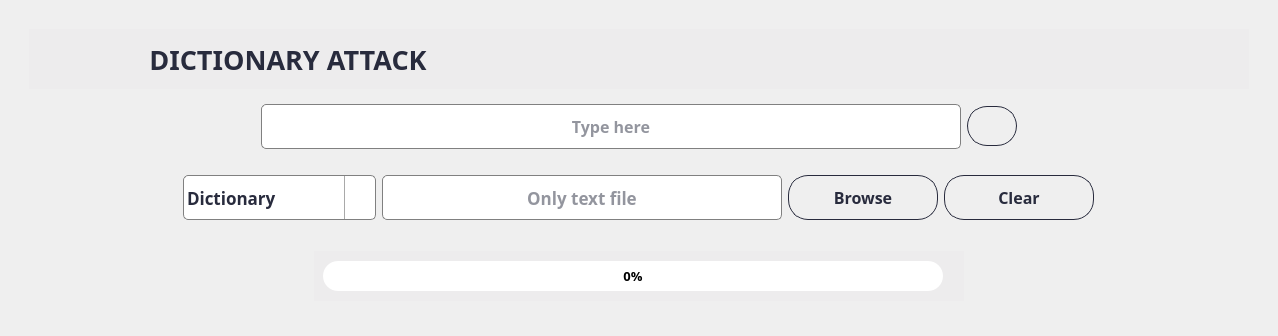
        <widget class="QWidget" name="page_passwordAttack">
         <layout class="QHBoxLayout" name="horizontalLayout_16">
          <item>
           <widget class="QWidget" name="widget_35" native="true">
            <property name="styleSheet">
             <string notr="true">QWidget#widget_38,
QWidget#widget_57 {
    border: 1px solid rgb(237, 236, 237); /* Set the &quot;groove&quot; border style for the specific widgets */
	background-color: rgb(237, 236, 237);
}
</string>
            </property>
            <layout class="QVBoxLayout" name="verticalLayout_21">
             <item>
              <widget class="QWidget" name="widget_36" native="true">
               <layout class="QVBoxLayout" name="verticalLayout_22">
                <item>
                 <widget class="QWidget" name="widget_38" native="true">
                  <property name="minimumSize">
                   <size>
                    <width>1220</width>
                    <height>60</height>
                   </size>
                  </property>
                  <property name="maximumSize">
                   <size>
                    <width>1220</width>
                    <height>60</height>
                   </size>
                  </property>
                  <layout class="QVBoxLayout" name="verticalLayout_23">
                   <item alignment="Qt::AlignLeft">
                    <widget class="QLabel" name="label_dictionary">
                     <property name="minimumSize">
                      <size>
                       <width>500</width>
                       <height>40</height>
                      </size>
                     </property>
                     <property name="maximumSize">
                      <size>
                       <width>500</width>
                       <height>40</height>
                      </size>
                     </property>
                     <property name="font">
                      <font>
                       <family>Bahnschrift SemiBold</family>
                       <pointsize>20</pointsize>
                       <weight>75</weight>
                       <bold>true</bold>
                      </font>
                     </property>
                     <property name="styleSheet">
                      <string notr="true">	color: rgba(40,43,61,255) ;</string>
                     </property>
                     <property name="text">
                      <string>DICTIONARY ATTACK</string>
                     </property>
                     <property name="alignment">
                      <set>Qt::AlignCenter</set>
                     </property>
                    </widget>
                   </item>
                  </layout>
                 </widget>
                </item>
                <item alignment="Qt::AlignHCenter">
                 <widget class="QWidget" name="widget_39" native="true">
                  <layout class="QHBoxLayout" name="horizontalLayout_18">
                   <item>
                    <widget class="QLineEdit" name="lineEdit_passwordDict">
                     <property name="minimumSize">
                      <size>
                       <width>700</width>
                       <height>45</height>
                      </size>
                     </property>
                     <property name="font">
                      <font>
                       <family>Bahnschrift SemiBold</family>
                       <pointsize>12</pointsize>
                       <weight>75</weight>
                       <bold>true</bold>
                      </font>
                     </property>
                     <property name="styleSheet">
                      <string notr="true">QLineEdit {
  border: 1px solid gray;
  color: rgba(40,43,61,255);
  border-radius: 5px;
}

QLineEdit:hover {
  border: 2px solid;
  border-color: rgba(0,143,255,255);
}
QLineEdit:focus {
  border: 1px solid;
  border-color: rgba(88,199,141,255);
}
</string>
                     </property>
                     <property name="alignment">
                      <set>Qt::AlignCenter</set>
                     </property>
                     <property name="placeholderText">
                      <string>Type here</string>
                     </property>
                    </widget>
                   </item>
                   <item>
                    <widget class="QPushButton" name="btn_showPasswordDict">
                     <property name="minimumSize">
                      <size>
                       <width>50</width>
                       <height>40</height>
                      </size>
                     </property>
                     <property name="maximumSize">
                      <size>
                       <width>50</width>
                       <height>40</height>
                      </size>
                     </property>
                     <property name="cursor">
                      <cursorShape>PointingHandCursor</cursorShape>
                     </property>
                     <property name="styleSheet">
                      <string notr="true">QPushButton {    
    border: 1px solid rgba(40,43,61,255);
    border-radius: 20px;
    padding: 5px 10px;
}

QPushButton:hover {
    background-color: ;
}
</string>
                     </property>
                     <property name="text">
                      <string/>
                     </property>
                     <property name="icon">
                      <iconset>
                       <normaloff>icon-visible.png</normaloff>icon-visible.png</iconset>
                     </property>
                     <property name="iconSize">
                      <size>
                       <width>30</width>
                       <height>30</height>
                      </size>
                     </property>
                    </widget>
                   </item>
                  </layout>
                 </widget>
                </item>
                <item alignment="Qt::AlignHCenter">
                 <widget class="QWidget" name="widget_40" native="true">
                  <layout class="QHBoxLayout" name="horizontalLayout_17">
                   <item>
                    <widget class="QComboBox" name="dropdown_wordLists">
                     <property name="minimumSize">
                      <size>
                       <width>119</width>
                       <height>45</height>
                      </size>
                     </property>
                     <property name="maximumSize">
                      <size>
                       <width>210</width>
                       <height>41</height>
                      </size>
                     </property>
                     <property name="font">
                      <font>
                       <family>Bahnschrift SemiBold</family>
                       <pointsize>13</pointsize>
                       <weight>75</weight>
                       <bold>true</bold>
                      </font>
                     </property>
                     <property name="cursor">
                      <cursorShape>PointingHandCursor</cursorShape>
                     </property>
                     <property name="styleSheet">
                      <string notr="true">QComboBox {
        border: 1px solid gray;
        border-radius: 5px;
        padding: 1px 18px 1px 3px;
        min-width: 6em;
		color: rgba(40,43,61,255) ;
 }
 QComboBox:drop-down {
	subcontrol-origin: padding;
	subcontrol-position: top right;
	width: 30px;
	border-left-width: 1px;
	border-left-color: darkgray;
	border-left-style: solid;
	border-top-right-radius: 3px;
	border-bottom-right-radius: 3px;	
}
QComboBox::down-arrow {
	
	image: url(&quot;D:/Project/New folder/icons8-expand-arrow-30.png&quot;);

}
QComboBox:hover {
	border: 1px solid;
   border-color:  rgba(0,143,255,255);
}

</string>
                     </property>
                     <property name="iconSize">
                      <size>
                       <width>10</width>
                       <height>10</height>
                      </size>
                     </property>
                     <item>
                      <property name="text">
                       <string>Dictionary</string>
                      </property>
                     </item>
                     <item>
                      <property name="text">
                       <string>Rockyou.txt</string>
                      </property>
                     </item>
                     <item>
                      <property name="text">
                       <string>Crackstation.txt</string>
                      </property>
                     </item>
                     <item>
                      <property name="text">
                       <string>Skipping attack </string>
                      </property>
                     </item>
                    </widget>
                   </item>
                   <item>
                    <widget class="QLineEdit" name="lineEdit_inputFileDict">
                     <property name="minimumSize">
                      <size>
                       <width>400</width>
                       <height>45</height>
                      </size>
                     </property>
                     <property name="maximumSize">
                      <size>
                       <width>400</width>
                       <height>40</height>
                      </size>
                     </property>
                     <property name="font">
                      <font>
                       <family>Bahnschrift SemiBold</family>
                       <pointsize>13</pointsize>
                       <weight>75</weight>
                       <bold>true</bold>
                      </font>
                     </property>
                     <property name="styleSheet">
                      <string notr="true">QLineEdit {
  border: 1px solid gray;
  color: rgba(40,43,61,255);
  border-radius: 5px;
}

QLineEdit:hover {
  border: 2px solid;
  border-color: rgba(0,143,255,255);
}
QLineEdit:focus {
  border: 1px solid;
  border-color: rgba(88,199,141,255);
}
</string>
                     </property>
                     <property name="alignment">
                      <set>Qt::AlignCenter</set>
                     </property>
                     <property name="readOnly">
                      <bool>true</bool>
                     </property>
                     <property name="placeholderText">
                      <string>Only text file</string>
                     </property>
                    </widget>
                   </item>
                   <item>
                    <widget class="QPushButton" name="btn_browseDict">
                     <property name="minimumSize">
                      <size>
                       <width>150</width>
                       <height>45</height>
                      </size>
                     </property>
                     <property name="maximumSize">
                      <size>
                       <width>150</width>
                       <height>40</height>
                      </size>
                     </property>
                     <property name="font">
                      <font>
                       <family>Bahnschrift SemiBold</family>
                       <pointsize>12</pointsize>
                       <weight>75</weight>
                       <bold>true</bold>
                      </font>
                     </property>
                     <property name="cursor">
                      <cursorShape>PointingHandCursor</cursorShape>
                     </property>
                     <property name="styleSheet">
                      <string notr="true">QPushButton {    
    border: 1px solid rgba(40,43,61,255) ;
    border-radius: 20px;
    padding: 5px 10px;
	color: rgba(40,43,61,255) ;
}

QPushButton:hover {
    background-color: ;
}
</string>
                     </property>
                     <property name="text">
                      <string>Browse</string>
                     </property>
                     <property name="icon">
                      <iconset>
                       <normaloff>icon-folder.png</normaloff>icon-folder.png</iconset>
                     </property>
                     <property name="iconSize">
                      <size>
                       <width>35</width>
                       <height>35</height>
                      </size>
                     </property>
                    </widget>
                   </item>
                   <item>
                    <widget class="QPushButton" name="btn_clearDict">
                     <property name="minimumSize">
                      <size>
                       <width>150</width>
                       <height>45</height>
                      </size>
                     </property>
                     <property name="maximumSize">
                      <size>
                       <width>150</width>
                       <height>40</height>
                      </size>
                     </property>
                     <property name="font">
                      <font>
                       <family>Bahnschrift SemiBold</family>
                       <pointsize>12</pointsize>
                       <weight>75</weight>
                       <bold>true</bold>
                      </font>
                     </property>
                     <property name="cursor">
                      <cursorShape>PointingHandCursor</cursorShape>
                     </property>
                     <property name="styleSheet">
                      <string notr="true">QPushButton {    
    border: 1px solid rgba(40,43,61,255) ;
    border-radius: 20px;
    padding: 5px 10px;
	color: rgba(40,43,61,255) ;
}

QPushButton:hover {
    background-color: ;
}
</string>
                     </property>
                     <property name="text">
                      <string>Clear</string>
                     </property>
                     <property name="icon">
                      <iconset>
                       <normaloff>icon-clear.png</normaloff>icon-clear.png</iconset>
                     </property>
                     <property name="iconSize">
                      <size>
                       <width>35</width>
                       <height>35</height>
                      </size>
                     </property>
                    </widget>
                   </item>
                  </layout>
                 </widget>
                </item>
               </layout>
              </widget>
             </item>
             <item>
              <widget class="QWidget" name="widget_37" native="true">
               <layout class="QVBoxLayout" name="verticalLayout_34">
                <item alignment="Qt::AlignHCenter">
                 <widget class="QWidget" name="widget_57" native="true">
                  <property name="minimumSize">
                   <size>
                    <width>650</width>
                    <height>50</height>
                   </size>
                  </property>
                  <property name="maximumSize">
                   <size>
                    <width>350</width>
                    <height>50</height>
                   </size>
                  </property>
                  <layout class="QVBoxLayout" name="verticalLayout_68">
                   <item>
                    <widget class="QProgressBar" name="progressBar_attack">
                     <property name="minimumSize">
                      <size>
                       <width>620</width>
                       <height>30</height>
                      </size>
                     </property>
                     <property name="maximumSize">
                      <size>
                       <width>620</width>
                       <height>30</height>
                      </size>
                     </property>
                     <property name="font">
                      <font>
                       <family>Bahnschrift SemiBold</family>
                       <pointsize>10</pointsize>
                       <weight>75</weight>
                       <bold>true</bold>
                      </font>
                     </property>
                     <property name="styleSheet">
                      <string notr="true">QProgressBar
{
border: solid grey;
border-radius: 15px;
color: black;
}
QProgressBar::chunk 
{

background-color: rgba(40,43,61,255);
border-radius :15px;
}     </string>
                     </property>
                     <property name="value">
                      <number>0</number>
                     </property>
                     <property name="alignment">
                      <set>Qt::AlignCenter</set>
                     </property>
                    </widget>
                   </item>
                  </layout>
                 </widget>
                </item>
                <item>
                 <widget class="QWidget" name="widget_59" native="true"/>
                </item>
               </layout>
              </widget>
             </item>
            </layout>
           </widget>
          </item>
         </layout>
        </widget>
